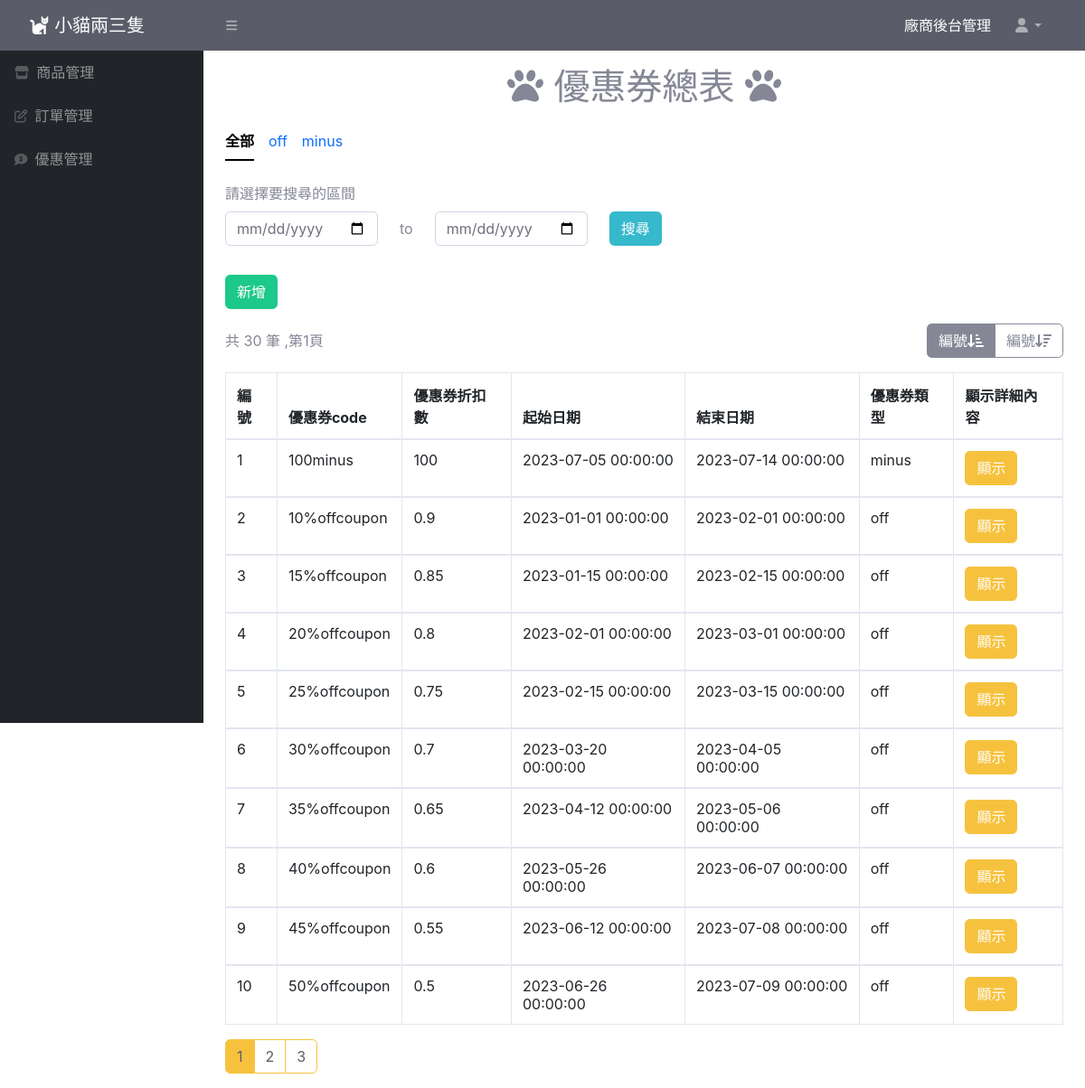
The page /coupon-list.php on the database its author committed.
### tables this page shows
CREATE TABLE `coupon` (
  `coupon_id` int(11) UNSIGNED NOT NULL,
  `coupon_code` varchar(200) NOT NULL,
  `start_date` datetime NOT NULL,
  `end_date` datetime NOT NULL,
  `discount_type` varchar(30) NOT NULL,
  `discount_amount` int(30) UNSIGNED NOT NULL,
  `discount` float UNSIGNED NOT NULL,
  `usage_limit` int(30) UNSIGNED NOT NULL,
  `valid` tinyint(4) NOT NULL,
  `level` varchar(10) NOT NULL
);

### coupon/coupon-list.php (the view, shortened to what this page needs)
<?php
$page=$_GET["page"] ?? 1;
$type=$_GET["type"] ?? 1;
$category=$_GET["category"] ?? "all";
require_once("./db_connect1.php");
if(isset($_GET["start"])||isset($_GET["end"])){
    $start=$_GET["start"];
    $end=$_GET["end"];
    if($start=="")$start="2023-01-01";
    if($end=="")$end="2023-12-31";
    $date="AND start_date BETWEEN '$start'AND'$end' AND end_date NOT BETWEEN '$start'AND'$end'";
}else{
    $date="";
}
if($category=="all"){
    $coupontype="";
}elseif($category=="off"){
    $coupontype="discount_type='off' AND";
}elseif($category=="minus"){
    $coupontype="discount_type='minus' AND";
}
$sqlTotal = "SELECT coupon_id FROM coupon WHERE $coupontype valid=1 $date";
$resultTotal=$conn->query($sqlTotal);
$totalCoupon=$resultTotal->num_rows;
$perPage=10;
$startItem=($page - 1)*$perPage;
$totalPage=ceil($totalCoupon/$perPage);
if($type==1){
    $orderBy=" ORDER BY coupon_id ASC";
}elseif($type==2){
    $orderBy="ORDER BY coupon_id DESC";
}else{
    header("location:../404.php");
}
$sql = "SELECT * FROM coupon WHERE $coupontype valid=1 $date $orderBy LIMIT $startItem,$perPage";
$result = $conn->query($sql);
$rows = $result->fetch_all(MYSQLI_ASSOC);
?>
<!doctype html>
<html lang="en">
<head>
  <link href="https://cdn.jsdelivr.net/npm/bootstrap@5.2.1/dist/css/bootstrap.min.css" rel="stylesheet"
>
    <link rel="stylesheet" href="https://cdnjs.cloudflare.com/ajax/libs/font-awesome/6.4.0/css/all.min.css" />
    <link href="https://cdn.jsdelivr.net/npm/bootstrap@5.3.0/dist/css/bootstrap.min.css" rel="stylesheet">
    <link href="css/sb-admin-2.min.css" rel="stylesheet">
</head>
<body>
    <div class="container">
        <h1 class="text-center my-3"><i class="fa-solid fa-paw"></i>&nbsp;優惠券總表&nbsp;<i class="fa-solid fa-paw"></i></h1>
        <ul class="nav nav-underline mb-3">
                <li class="nav-item">
                    <a class="nav-link <?php if ($category=="all") echo "active"
                    ?>" aria-current="page" href="coupon-list.php?category=all">全部</a>
                </li>
                <li class="nav-item">
                    <a class="nav-link  <?php
                    if ($category=="off") echo "active"
                    ?>" href="coupon-list.php?category=off">off</a>
                </li>
                <li class="nav-item">
                <a class="nav-link  <?php
                    if ($category=="minus") echo "active"
                    ?>" href="coupon-list.php?category=minus">minus</a>
                </li>
            </ul>
        <div class="py-2">
            <label for="" class="form-label">請選擇要搜尋的區間</label>
                <form action="coupon-list.php?category=<?=$category?>&start=<?php if(isset($_GET["start"])) echo $_GET["start"]?>&end=<?php if(isset($_GET["end"])) echo $_GET["end"]?>">
                    <div class="row align-items-center gx-2">
                    <div class="col-auto">
                            <input type="date" class="form-control"name="start" value="<?php if(isset($_GET["start"])) echo $_GET["start"]?>">
                        </div>
                        <div class="col-auto">
                            to
                        </div>
                        <div class="col-auto">
                            <input type="date" class="form-control"name="end" value="<?php if(isset($_GET["end"])) echo $_GET["end"]?>">
                        </div>
                        <div class="col-auto">
                            <button class="btn btn-info" type="submit">搜尋</button>
                        </div>
                    </div>
                </form>
        </div>
        <div class="py-2 d-flex justify-content-between align-items-center">
            <a class="btn btn-success" href="create-coupon.php">新增</a>
        </div>
        <div class="py-2 d-flex justify-content-between align-items-center">
            <div>
                共 <?=$totalCoupon?> 筆 ,第<?=$page?>頁
            </div>
            <div class="btn-group">
                <a href="coupon-list.php?page=<?=$page?>&type=1&category=<?=$category?><?php if(isset($_GET["start"])) echo "&start=$start"?><?php if(isset($_GET["end"])) echo"&end=$end"?>"class="btn btn-outline-secondary <?php if($type==1)echo "active";?>">編號<i class="fa-solid fa-arrow-down-short-wide"></i></a>
                <a href="coupon-list.php?page=<?=$page?>&type=2&category=<?=$category?><?php if(isset($_GET["start"])) echo "&start=$start"?><?php if(isset($_GET["end"])) echo"&end=$end"?>" class="btn btn-outline-secondary <?php if($type==2)echo "active";?>">編號<i class="fa-solid fa-arrow-down-wide-short"></i></a>
            </div>
        </div>
        <table class="table table-bordered mt-2">
            <thead>
                <tr>
                    <th>編號</th>
                    <th>優惠券code</th>
                    <th>優惠券折扣數</th>
                    <th>起始日期</th>
                    <th>結束日期</th>
                    <th>優惠券類型</th>
                    <th>顯示詳細內容</th>
                </tr>
            </thead>
            <?php foreach ($rows as $row):?>
            <tbody>
                <tr>
                    <td><?=$row["coupon_id"]?></td>
                    <td><?=$row["coupon_code"]?></td>
                    <td><?=$row["discount"]?></td>
                    <td><?=$row["start_date"]?></td>
                    <td><?=$row["end_date"]?></td>
                    <td><?=$row["discount_type"]?></td>
                    <td><a href="coupon.php?coupon_id=<?=$row["coupon_id"]?>" class="btn btn-warning">顯示</a></td>
                </tr>
            </tbody>
            <?php endforeach;?>
        </table>
        <nav aria-label="Page navigation example">
            <ul class="pagination">
                <?php for($i=1;$i<=$totalPage;$i++): ?>
                <li class="page-item <?php if($i==$page) echo "active";?>"><a class="page-link border-warning <?php if($i==$page) echo "bg-warning"?> text-dark" href="coupon-list.php?page=<?=$i?>&type=<?=$type?>&category=<?=$category?><?php if(isset($_GET["start"])) echo "&start=$start"?><?php if(isset($_GET["end"])) echo"&end=$end"?>"><?=$i?></a></li>
                <?php endfor;?>
            </ul>
        </nav>
    </div>
</body>
</html>

### css.php
<link href="https://cdn.jsdelivr.net/npm/simple-datatables@7.1.2/dist/style.min.css" rel="stylesheet" />
<link rel="stylesheet" href="styles.css">

### coupon-list.php (shortened to what this page needs)
<?php include("css.php") ?>
<div class="sb-nav-fixed">
    <nav class="sb-topnav navbar navbar-expand navbar-dark bg-dark d-flex justify-content-between">
        <a class="navbar-brand ps-3" href="vendorHomepage.php"><i class="fa-solid fa-cat"></i>  小貓兩三隻</a>
        <button class="btn btn-link btn-sm order-1 order-lg-0 me-4 me-lg-0" id="sidebarToggle" href="#!"><i class="fas fa-bars"></i></button>
        <div class="text-white d-none d-md-inline-block form-inline ms-auto me-0 me-md-3 my-2 my-md-0">
            廠商後台管理
        </div>
        <ul class="navbar-nav ms-auto ms-md-0 me-3 me-lg-4 ">
            <li class="nav-item dropdown">
                <a class="nav-link dropdown-toggle" id="navbarDropdown" href="#" role="button" data-bs-toggle="dropdown" aria-expanded="false"><i class="fas fa-user fa-fw"></i></a>
            </li>
        </ul>
    </nav>
    <div id="layoutSidenav">
        <div id="layoutSidenav_nav">
            <nav class="sb-sidenav accordion sb-sidenav-dark" id="sidenavAccordion">
                <div class="sb-sidenav-menu">
                    <div class="nav">
                        <a class="nav-link" href="product-list.php">
                            <div class="sb-nav-link-icon"><i class="fa-solid fa-store"></i></div>
                            商品管理
                        </a>
                        <a class="nav-link" href="order-list.php">
                            <div class="sb-nav-link-icon"><i class="fa-regular fa-pen-to-square"></i></div>
                            訂單管理
                        </a>
                        <a class="nav-link" href="coupon-list.php">
                            <div class="sb-nav-link-icon"><i class="fa-solid fa-comment-dollar"></i></div>
                            優惠管理
                        </a>
                    </div>
                </div>
            </nav>
        </div>
        <div id="layoutSidenav_content">
            <?php include("./coupon/coupon-list.php") ?>
        </div>
    </div>
</div>

### rows shown on the page
coupon: coupon_id "1", coupon_code "100minus", discount "100", start_date "2023-07-05 00:00:00", end_date "2023-07-14 00:00:00", discount_type "minus"
coupon: coupon_id "2", coupon_code "10%offcoupon", discount "0.9", start_date "2023-01-01 00:00:00", end_date "2023-02-01 00:00:00", discount_type "off"
coupon: coupon_id "3", coupon_code "15%offcoupon", discount "0.85", start_date "2023-01-15 00:00:00", end_date "2023-02-15 00:00:00", discount_type "off"
coupon: coupon_id "4", coupon_code "20%offcoupon", discount "0.8", start_date "2023-02-01 00:00:00", end_date "2023-03-01 00:00:00", discount_type "off"
coupon: coupon_id "5", coupon_code "25%offcoupon", discount "0.75", start_date "2023-02-15 00:00:00", end_date "2023-03-15 00:00:00", discount_type "off"
coupon: coupon_id "6", coupon_code "30%offcoupon", discount "0.7", start_date "2023-03-20 00:00:00", end_date "2023-04-05 00:00:00", discount_type "off"
coupon: coupon_id "7", coupon_code "35%offcoupon", discount "0.65", start_date "2023-04-12 00:00:00", end_date "2023-05-06 00:00:00", discount_type "off"
coupon: coupon_id "8", coupon_code "40%offcoupon", discount "0.6", start_date "2023-05-26 00:00:00", end_date "2023-06-07 00:00:00", discount_type "off"
coupon: coupon_id "9", coupon_code "45%offcoupon", discount "0.55", start_date "2023-06-12 00:00:00", end_date "2023-07-08 00:00:00", discount_type "off"
coupon: coupon_id "10", coupon_code "50%offcoupon", discount "0.5", start_date "2023-06-26 00:00:00", end_date "2023-07-09 00:00:00", discount_type "off"

### other values the page prints
$totalCoupon "30"
$page "1"
